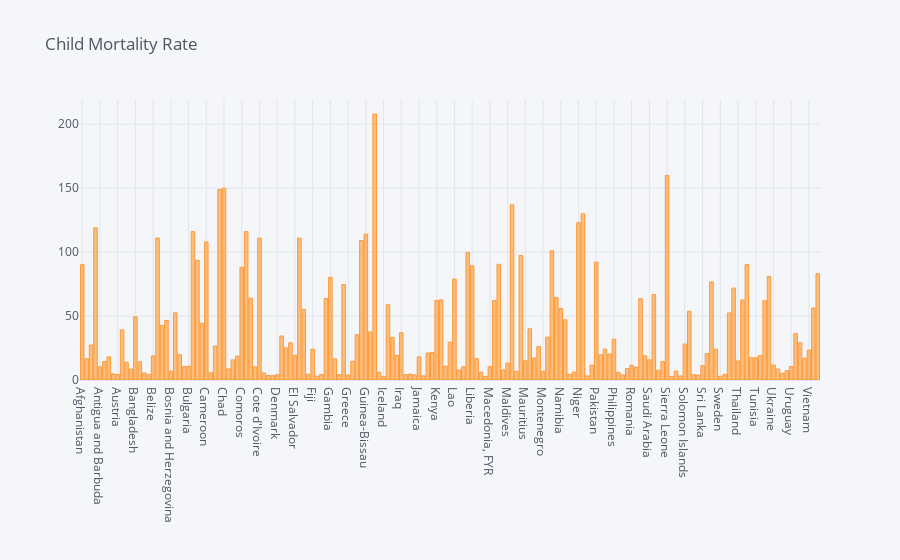

Notebook cell for this chart:
### Markdown cell above
#### Child Mortality Rate

### Code cell
# Plotting Child Mortality Rate vs Countries
df.iplot(kind='bar',x='country',y='child_mort',title='Child Mortality Rate')

### Figure 1 — Plotly figure (JSON) as saved in the notebook; plotly's stock layout.template omitted (floating-point values rounded to 4 significant figures; data arrays with more than 128 entries replaced by an {"elided": "..."} marker saying what was removed)
{"data": [{"marker": {"color": "rgba(255, 153, 51, 0.6)", "line": {"color": "rgba(255, 153, 51, 1.0)", "width": 1}}, "name": "child_mort", "orientation": "v", "text": "", "type": "bar", "x": {"elided": "167 str values"}, "y": {"elided": "167 float values"}}], "layout": {"legend": {"bgcolor": "#F5F6F9", "font": {"color": "#4D5663"}}, "paper_bgcolor": "#F5F6F9", "plot_bgcolor": "#F5F6F9", "title": {"font": {"color": "#4D5663"}, "text": "Child Mortality Rate"}, "xaxis": {"gridcolor": "#E1E5ED", "showgrid": true, "tickfont": {"color": "#4D5663"}, "title": {"font": {"color": "#4D5663"}, "text": ""}, "zerolinecolor": "#E1E5ED"}, "yaxis": {"gridcolor": "#E1E5ED", "showgrid": true, "tickfont": {"color": "#4D5663"}, "title": {"font": {"color": "#4D5663"}, "text": ""}, "zerolinecolor": "#E1E5ED"}}}
